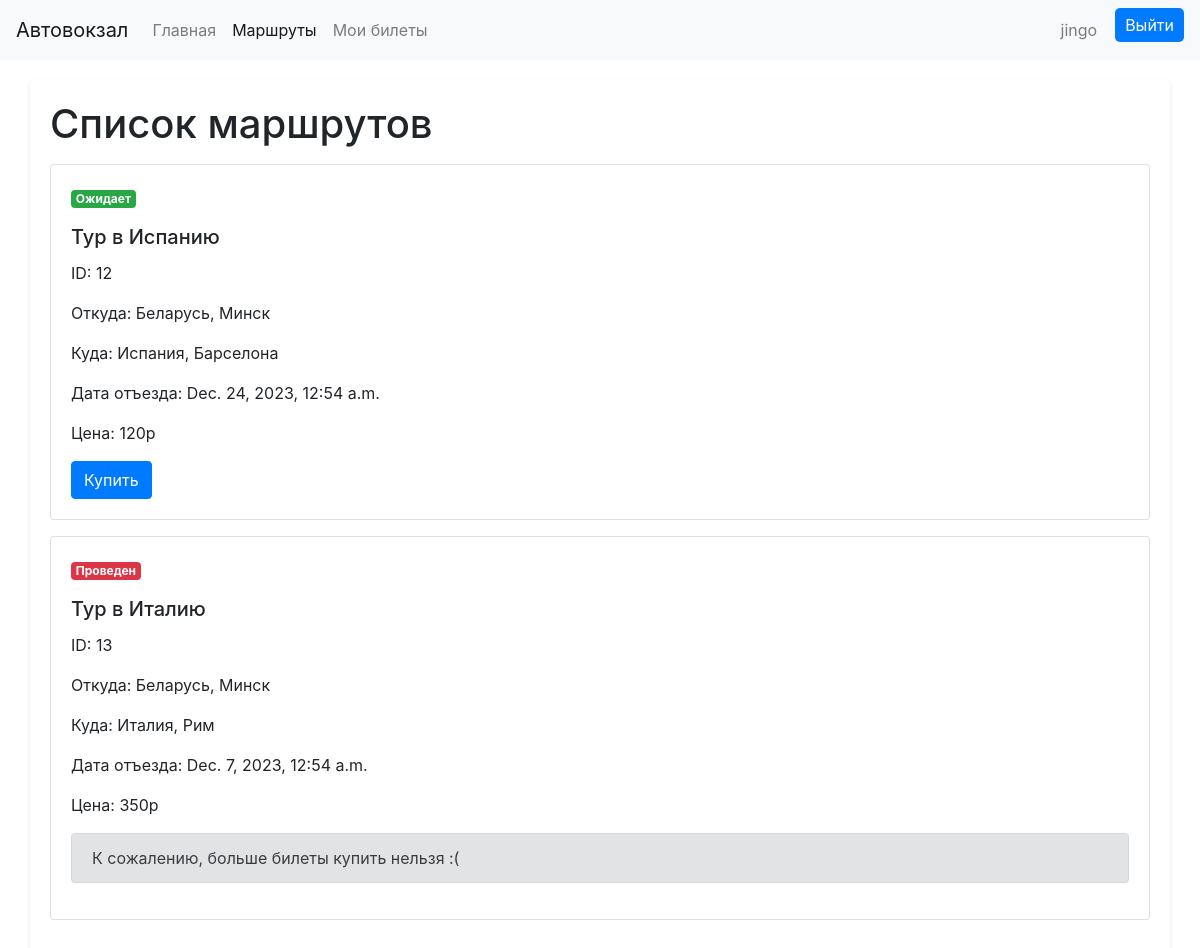
The page /routes/ (signed in) on the database its author committed.
### main/models.py (models this page shows)
class Route(models.Model):
    name = models.CharField(max_length=100)
    start_point = models.CharField(max_length=100)
    end_point = models.CharField(max_length=100)
    schedule = models.DateTimeField(null=True, default=None)
    price = models.CharField(max_length=6, null=True, default=None)
    status =  models.CharField(max_length=30, default='Ожидает')

### main/views.py (the view, shortened to what this page needs)
# urls.py: path('routes/', routes_view, name='routes'),
def routes_view(request):
    routes = Route.objects.all()
    current_datetime = datetime.now()
    for route in routes:
        if current_datetime >= route.schedule.replace(tzinfo=None):
            route.status = 'Проведен'
        else:
            route.status = 'Ожидает'
        route.save()
    return render(request, 'main/routes.html', {'routes': routes, 'current_datetime': current_datetime})

### main/templates/main/routes.html (shortened to what this page needs)
<!DOCTYPE html>
<html>
<head>
  <link rel="stylesheet" href="https://stackpath.bootstrapcdn.com/bootstrap/4.5.0/css/bootstrap.min.css">
</head>
<body>
  <nav class="navbar navbar-expand-lg navbar-light bg-light">
    <a class="navbar-brand">Автовокзал</a>
    <div class="collapse navbar-collapse" id="navbarNav">
      <ul class="navbar-nav">
        <li class="nav-item">
          <a class="nav-link" href="{% url 'index' %}">Главная</a>
        </li>
        <li class="nav-item active">
          <a class="nav-link" href="{% url 'routes' %}">Маршруты</a>
        {% if user.is_authenticated %}
        </li>
        <li class="nav-item">
          <a class="nav-link" href="{% url 'mytickets' %}">Мои билеты</a>
        </li>
        {% endif %}
      </ul>
    </div>
      {% if user.is_authenticated %}
      <ul class="navbar-nav">
        <li class="nav-item">
          <a class="nav-link">{{ user.username }}</a>
        </li>
      </ul>
     <div class="auth-buttons">
            <button onclick="location.href='{% url 'logout' %}'">Выйти</button>
        </div>
      {% endif %}
  </nav>
  <div class="container">
    <h1>Список маршрутов</h1>
      {% if routes %}
    {% for route in routes %}
      {% if user.is_authenticated %}
      <form action="{% url 'routes' %}" method="post" class="edit-mode">
           {% endif %}
    <div class="card mb-3">
      <div class="card-body">
          {% if route.status == 'Ожидает' %}
          <span class="badge badge-success">{{ route.status }}</span>
          {% else %}
          <span class="badge badge-danger">{{ route.status }}</span>
          {% endif %}
        <h5 class="card-title" id="name">{{ route.name }}</h5>
          <p class="card-text" id="route_id">ID: {{ route.id }}</p>
        <p class="card-text" id="start_point">Откуда: {{ route.start_point }}</p>
        <p class="card-text" id="end_point">Куда: {{ route.end_point }}</p>
        <p class="card-text" id="schedule">Дата отъезда: {{ route.schedule }}</p>
        <p class="card-text" id="price">Цена: {{ route.price }}</p>
          {% if user.is_authenticated %}
          {% if route.status == 'Ожидает' %}
         <button type="submit" class="btn btn-primary" name="buy_ticket">Купить</button>
          {% endif %}
      {% endif %}
          {% if route.status == 'Проведен' %}
          <div class="alert alert-secondary" role="alert">
  К сожалению, больше билеты купить нельзя :(
</div>
          {% endif %}
      </div>
    </div>
          {% if user.is_authenticated %}
     </form>
       {% endif %}
    {% endfor %}
  </div>
  {% else %}
       <div class="alert alert-primary" role="alert">
  Пока что рейсов нету :(
</div>
      {% endif %}
</body>
</html>

### main/templates/main/routes.html (style rules this page uses)
body { background-color: #ffffff; }
.container { margin-top: 20px; box-shadow: 0 2px 4px rgba(0, 0, 0, 0.1); padding: 20px; }
.auth-buttons { text-align: right; margin-bottom: 10px; }
.auth-buttons button { margin-left: 10px; border-radius: 5px; padding: 5px 10px; background-color: #007bff; color: #fff; border: none; }

### rows shown on the page
Route: status "Ожидает", name "Тур в Испанию", id "12", start_point "Беларусь, Минск", end_point "Испания, Барселона", schedule "Dec. 24, 2023, 12:54 a.m.", price "120р"
Route: status "Проведен", name "Тур в Италию", id "13", start_point "Беларусь, Минск", end_point "Италия, Рим", schedule "Dec. 7, 2023, 12:54 a.m.", price "350р", shows "К сожалению, больше билеты купить нельзя :("

### other values the page prints
{{ user.username }} "jingo"
